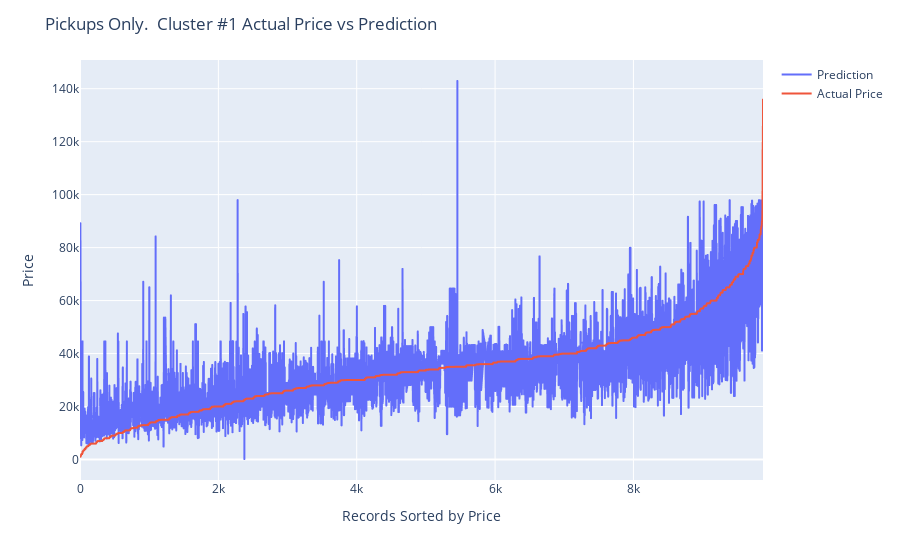

This figure's notebook cell:
### Code cell
fig = px.line(x=df_plot.sort,y=[df_plot.pred,df_plot.price],labels={"variable": "", "wide_variable_0": "Prediction","wide_variable_1":"Price"})
fig.update_layout(
    title="Pickups Only.  Cluster #1 Actual Price vs Prediction",
    xaxis_title="Records Sorted by Price",
    yaxis_title="Price"
    )
fig.data[1].name = "Actual Price"
fig.data[1].hovertemplate = "Price"
fig.data[0].name = 'Prediction'
fig.data[0].hovertemplate = 'Prediction'
fig.show()

### Figure 1 — Plotly figure (JSON) as saved in the notebook; plotly's stock layout.template omitted (floating-point values rounded to 4 significant figures; data arrays with more than 128 entries replaced by an {"elided": "..."} marker saying what was removed)
{"data": [{"hovertemplate": "Prediction", "legendgroup": "wide_variable_0", "line": {"color": "#636efa", "dash": "solid"}, "marker": {"symbol": "circle"}, "mode": "lines", "name": "Prediction", "showlegend": true, "type": "scattergl", "x": {"elided": "9874 int values"}, "xaxis": "x", "y": {"elided": "9874 float values"}, "yaxis": "y"}, {"hovertemplate": "Price", "legendgroup": "wide_variable_1", "line": {"color": "#EF553B", "dash": "solid"}, "marker": {"symbol": "circle"}, "mode": "lines", "name": "Actual Price", "showlegend": true, "type": "scattergl", "x": {"elided": "9874 int values"}, "xaxis": "x", "y": {"elided": "9874 int values"}, "yaxis": "y"}], "layout": {"autosize": true, "legend": {"title": {"text": ""}, "tracegroupgap": 0}, "margin": {"t": 60}, "title": {"text": "Pickups Only.  Cluster #1 Actual Price vs Prediction"}, "xaxis": {"anchor": "y", "autorange": true, "domain": [0, 1], "range": [0, 9873], "title": {"text": "Records Sorted by Price"}, "type": "linear"}, "yaxis": {"anchor": "x", "autorange": true, "domain": [0, 1], "range": [-7753.0, 150800.0], "title": {"text": "Price"}, "type": "linear"}}}
